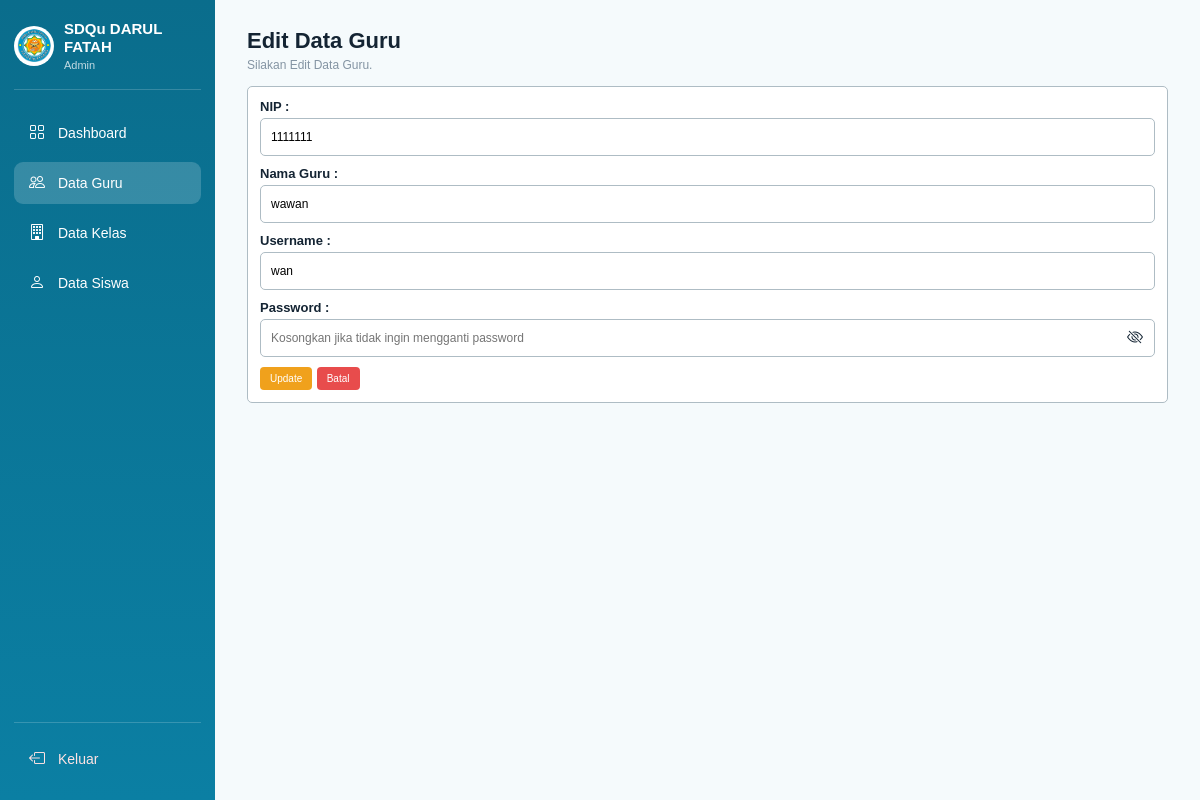
Page /admin/ad_index.php?page=ubahGuru&id=6 (signed in) on the committed database.
### tables this page shows
CREATE TABLE `tbl_guru` (
  `id_guru` int(11) NOT NULL,
  `nip` varchar(30) NOT NULL,
  `nama_guru` varchar(100) NOT NULL,
  `username` varchar(50) NOT NULL,
  `password` varchar(255) NOT NULL
);

### admin/ad_index.php (called while the page is built, shortened)
<?php
$page = $_GET['page'] ?? 'beranda';
switch ($page) {
    case 'ubahGuru':
        $file = 'modGuru/ubahGuru.php';
        break;
}
require 'ad_header.php';
require $file;
require 'ad_footer.php';
?>

### admin/modGuru/ubahGuru.php (the view, shortened to what this page needs)
<?php
$id = isset($_GET['id']) ? (int) $_GET['id'] : 0;
$get_data = mysqli_query($koneksi, "SELECT * FROM tbl_guru WHERE id_guru='$id'");
$data = mysqli_fetch_assoc($get_data);
?>
<div class="crud-header">
    <h2>Edit Data Guru</h2>
    <p>Silakan Edit Data Guru.</p>
</div>
<div class="crud-form-card">
    <form method="POST" action="">
        <div class="crud-form-group">
            <label>NIP :</label>
            <input type="text" name="nip" value="<?php echo htmlspecialchars($data['nip']); ?>" required>
        </div>
        <div class="crud-form-group">
            <label>Nama Guru :</label>
            <input type="text" name="nama_guru" value="<?php echo htmlspecialchars($data['nama_guru']); ?>" required>
        </div>
        <div class="crud-form-group">
            <label>Username :</label>
            <input type="text" name="username" value="<?php echo htmlspecialchars($data['username']); ?>" required>
        </div>
        <div class="crud-form-group">
            <label>Password :</label>
            <div class="password-input">
                <input type="password" name="password" id="password" placeholder="Kosongkan jika tidak ingin mengganti password">
                <i class="bi bi-eye-slash" id="togglePassword" onclick="togglePassword()"></i>
            </div>
        </div>
        <div class="crud-form-action">
            <button type="submit" name="update" class="btn-small btn-back">Update</button>
            <a href="ad_index.php?page=guru" class="btn-small btn-delete">Batal</a>
        </div>
    </form>
</div>

### css/admin.css (style rules this page uses)
* { margin: 0; padding: 0; box-sizing: border-box; }
body { font-family: Arial, Helvetica, sans-serif; background-color: #F5FAFC; color: #142433; }
.crud-header { margin-bottom: 14px; }
.crud-header h2 { font-size: 22px; color: #142433; margin-bottom: 4px; }
.crud-header p { font-size: 12px; color: #8494A3; }
.btn-small { display: inline-flex; align-items: center; justify-content: center; gap: 4px; border: none; border-radius: 4px; padding: 6px 10px; font-size: 10px; text-decoration: none; cursor: pointer; }
.btn-edit, .btn-back { background-color: #F0A11C; color: white; }
.btn-delete { background-color: #E84C4C; color: white; }
.crud-form-card { width: 100%; padding: 12px; background-color: #FFFFFF; border: 1px solid #AEBCC4; border-radius: 5px; }
.crud-form-group { margin-bottom: 10px; }
.crud-form-group label { display: block; margin-bottom: 4px; font-size: 13px; font-weight: 600; color: #142433; }
.crud-form-group input, .crud-form-group select { width: 100%; height: 38px; padding: 8px 10px; border: 1px solid #AEBCC4; border-radius: 5px; font-size: 12px; }
.password-input { position: relative; }
.password-input i { position: absolute; top: 50%; right: 12px; transform: translateY(-50%); cursor: pointer; }

### rows in the picture
tbl_guru: nip "1111111", nama_guru "wawan", username "wan"
